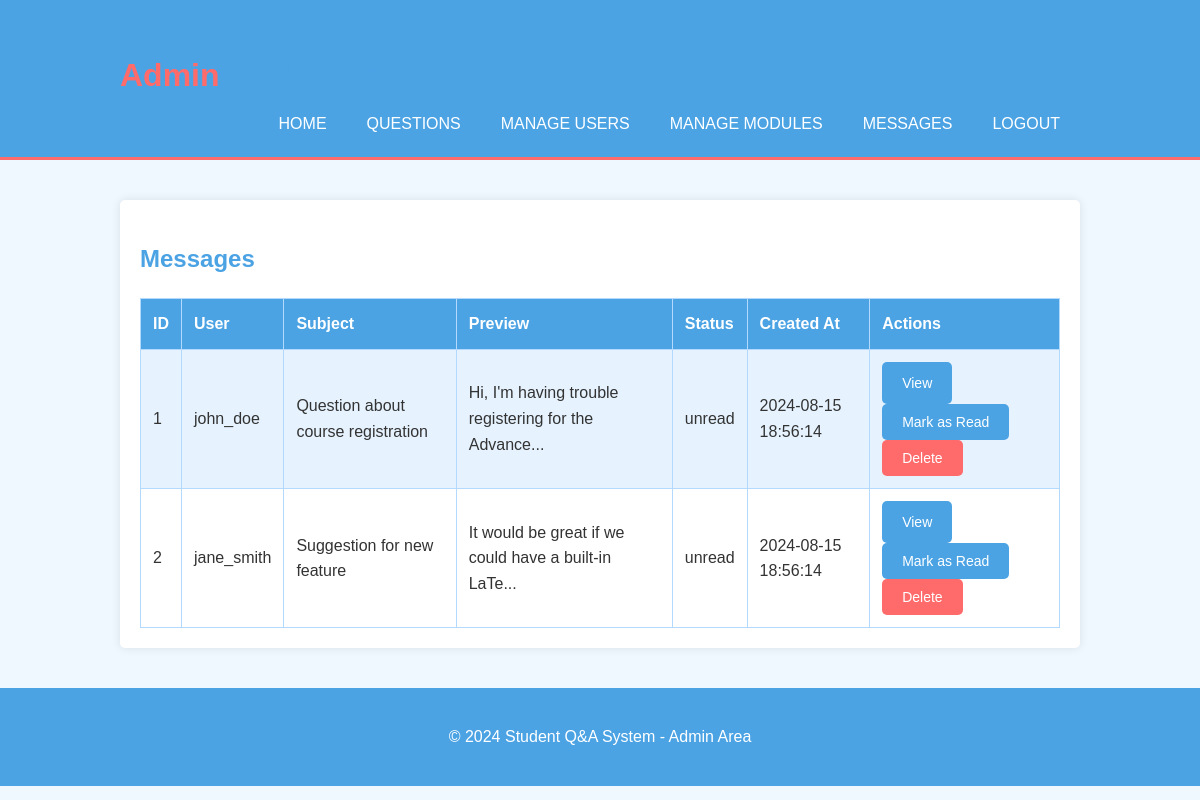
Page /admin/messages.php (signed in) on the committed database.
### tables this page shows
CREATE TABLE `messages` (
  `id` int(50) NOT NULL,
  `user_id` int(50) DEFAULT NULL,
  `subject` varchar(100) NOT NULL,
  `content` text NOT NULL,
  `status` enum('read','unread') DEFAULT 'unread',
  `created_at` timestamp NOT NULL DEFAULT current_timestamp()
);

CREATE TABLE `users` (
  `id` int(50) NOT NULL,
  `username` varchar(50) NOT NULL,
  `email` varchar(50) NOT NULL,
  `password` varchar(255) DEFAULT NULL,
  `is_admin` tinyint(1) DEFAULT 0,
  `created_at` timestamp NOT NULL DEFAULT current_timestamp(),
  `bio` text DEFAULT NULL,
  `profile_picture` varchar(255) DEFAULT NULL,
  `social_media` longtext DEFAULT NULL CHECK (json_valid(`social_media`))
);

### admin/messages.php (called while the page is built, shortened)
<?php
include "../includes/DatabaseConnection.php";
include "../includes/DatabaseFunctions.php";
$messages = getAllMessages($pdo);
include "../templates/messages.html.php";
include "../templates/admin_layout.html.php";
?>

### includes/DatabaseFunctions.php (called while the page is built, shortened)
<?php
function query($pdo, $sql, $parameters = []) {
    $query = $pdo->prepare($sql);
    $query->execute($parameters);
    return $query;
}
function getAllMessages($pdo) {
    $sql = "SELECT messages.*, users.username
            FROM messages
            JOIN users ON messages.user_id = users.id
            ORDER BY messages.created_at DESC";
    return query($pdo, $sql);
}

### templates/messages.html.php (the view, shortened to what this page needs)
<h2>Messages</h2>
<table>
    <tr>
        <th>ID</th>
        <th>User</th>
        <th>Subject</th>
        <th>Preview</th>
        <th>Status</th>
        <th>Created At</th>
        <th>Actions</th>
    </tr>
    <?php foreach ($messages as $message): ?>
    <tr>
        <td><?= $message['id'] ?></td>
        <td><?= htmlspecialchars($message['username']) ?></td>
        <td><?= htmlspecialchars($message['subject']) ?></td>
        <td><?= htmlspecialchars(substr($message['content'], 0, 50)) . (strlen($message['content']) > 50 ? '...' : '') ?></td>
        <td><?= $message['status'] ?></td>
        <td><?= $message['created_at'] ?></td>
        <td>
            <a href="view_message.php?id=<?= $message['id'] ?>" class="button">View</a>
            <?php if ($message['status'] == 'unread'): ?>
            <form action="read.php" method="post" style="display: inline;">
                <button type="submit" class = "button" >Mark as Read</button>
            </form>
            <?php endif; ?>
            <form action="deletemessage.php" method="post" style="display: inline;">
                <button type="submit" class = "button delete" onclick="return confirm('Are you sure you want to delete this message?');">Delete</button>
            </form>
        </td>
    </tr>
    <?php endforeach; ?>
</table>

### css/admin_style.css (style rules this page uses)
body { font-family: Arial, sans-serif; line-height: 1.6; margin: 0; padding: 0; background-color: #f0f8ff; color: #333; }
h1, h2, h3 { color: #4ba3e4; }
table { width: 100%; border-collapse: collapse; margin-top: 20px; }
table, th, td { border: 1px solid #b3d9ff; }
th, td { text-align: left; padding: 12px; }
th { background-color: #4ba3e4; color: white; }
tr:nth-child(even) { background-color: #e6f3ff; }
.button { display: inline-block; padding: 10px 20px; background: #4ba3e4; color: #ffffff; border: none; border-radius: 5px; cursor: pointer; text-decoration: none; font-size: 14px; }
.button.delete { background: #ff6b6b; }

### rows in the picture
messages: id "1", user.username "john_doe", subject "Question about course registration", content "Hi, I'm having trouble registering for the Advance", status "unread", created_at "2024-08-15 18:56:14"
messages: id "2", user.username "jane_smith", subject "Suggestion for new feature", content "It would be great if we could have a built-in LaTe", status "unread", created_at "2024-08-15 18:56:14"
